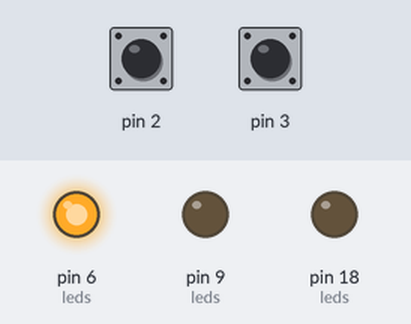
This sketch was run on a simulated Arduino Uno, built with avr-gcc and run on an emulated ATmega328P. Shown: output pins drawn as LEDs (lit = HIGH). The test bench sets the inputs (shaded band); at power-on: pin 2 HIGH, pin 3 HIGH.

Above: at 1.2 s.
1.3 s: pin 2 pulled LOW for 0.15 s
At 2.6 s:
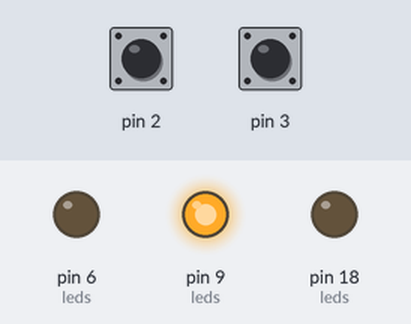
2.9 s: pin 2 pulled LOW for 1 s
At 5.1 s:
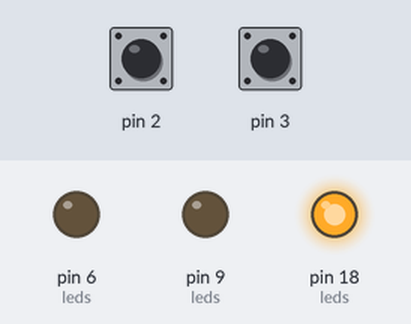
5.4 s: pin 2 pulled LOW for 3.2 s
At 9.0 s:
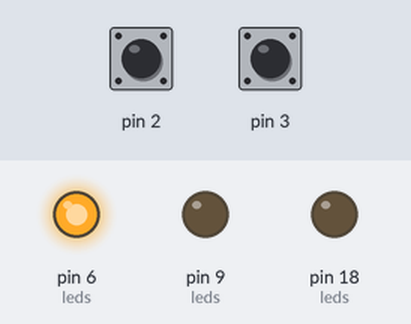
10.1 s: pin 3 pulled LOW for 0.15 s
At 10.9 s:
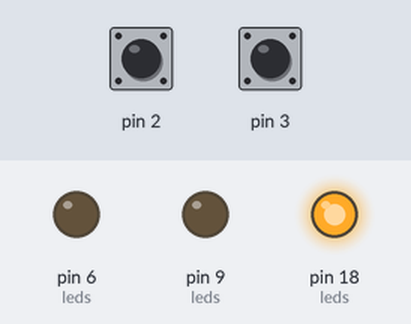
Timing chart, 0 to 12.7 s (numbered marks = the images above; inputs shaded):
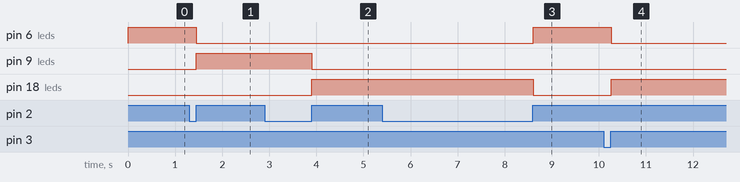

Measured:
- after the input at 1.3 s, pin 6 (leds): HIGH → LOW after 0.15 s; pin 9 (leds): LOW → HIGH after 0.15 s
- after the input at 2.9 s, pin 9 (leds): HIGH → LOW after 1.0 s; pin 18 (leds): LOW → HIGH after 1.0 s
- after the input at 5.4 s, pin 6 (leds): LOW → HIGH after 3.2 s; pin 18 (leds): HIGH → LOW after 3.2 s
- after the input at 10.1 s, pin 6 (leds): HIGH → LOW after 0.16 s; pin 18 (leds): LOW → HIGH after 0.16 s

The sketch:

sm_03.ino
```cpp
//https://www.tinkercad.com/things/aKkdZLz9ytl-sm-03

/*
não consegui implementar o clique longo do botão,
então deixei o código realizando apenas as trocas de led,
como explicado na questão 4
*/


char b1, b2; 	//botões

char ls1 = 1;	//last state botão 1
char ls2 = 1;	//last state botão 2
char led = 0;	//variável que seleciona led

//apaga todos os leds
void leds_off()
{
  	PORTD &= ~(1<<PD6);
  	PORTB &= ~(1<<PB1);
  	PORTC &= ~(1<<PC4);
}

//acende led selecionado
void turn_on(char led)
{
  	switch(led)
    {
      	case 0: PORTD |= (1<<PD6); break;
        case 1: PORTB |= (1<<PB1); break;
        case 2: PORTC |= (1<<PC4); break;
    }
}

void setup()
{
  	//configura todos os pinos como entrada
  	DDRB = 0;
  	DDRC = 0;
  	DDRD = 0;

  	//ativa pull up nos pinos 2 e 3
    PORTD |= (1<<PD2) | (1<<PD3);

  	//configura pinos dos led como saída
    DDRD |= (1<<PD6);
    DDRB |= (1<<PB1);
    DDRC |= (1<<PC4);
}

void loop()
{
  	//lê sinais dos botões
  	b1 = PIND & (1<<PD2);
  	b2 = PIND & (1<<PD3);

  	//se houve mudança de estado no botão 1
    if(b1 != ls1)
    {
        if(b1 != LOW)
        {
          	//incrementa led circularmente
            led = (led + 1)%3;

          	//apaga todos os leds
            leds_off();

          	//acende apenas led selecionado
            turn_on(led);
        }

      	//atualiza último estado do botão 1
      	ls1 = b1;
    }

  	//se houve mudança de estado no botão 2
    if(b2 != ls2)
    {
        if(b2 != LOW)
        {
          	//"decrementa" led circularmente
            if(led == 0) 		led = 2;
            else if(led == 1) 	led = 0;
            else 				led = 1;

            //apaga todos os leds
            leds_off();

          	//acende apenas led selecionado
          	turn_on(led);
        }

      	//atualiza último estado do botão 1
        ls2 = b2;
    }

  	delay(10);
}
```

sm_06.ino
```cpp
//https://www.tinkercad.com/things/7PCCQ8S47ce-sm-06

#define F_CPU = 16000000UL

#include <avr/io.h>
#include <avr/interrupt.h>

// troca o estado lógico do bit x da variável Y
#define cpl_bit(y, bit) (y ^= (1 << bit))

#define LED0 PB5
#define LED1 PB4
#define LED2 PB3

// controla subida e descida dos valores de OCR2A
#define UP 0
#define DOWN 1
volatile bool direc = UP;

ISR(TIMER0_COMPA_vect)
{
    // altera estado do led
    cpl_bit(PORTB, LED0);

    // incrementa e decrementa OCR2A gradativamente
    if (direc == UP)
    {
        OCR2A++;
        if (OCR2A == 253) direc = 1;
    }
    else
    {
        OCR2A--;
        if (OCR2A == 0) direc = 0;
    }
}

ISR(TIMER1_COMPA_vect)
{
    cpl_bit(PORTB, LED1);
}

int main()
{
    // somente pino do LED como saída
    DDRB = 0b00111000;
    // apaga LED e habilita pull-ups nos pinos não utilizados
    PORTB = 0b11000111;

    // Timer 0
    // muda o estado de OC0A na igualdade de comparacao
    TCCR0A = (1 << COM0A0);
    // TC0 com prescaler de 1024
    TCCR0B = (1 << CS02) | (1 << CS00);
    // mais prox de 10ms
    OCR0A = 155;
    // habilita a interrupção do TC0 na igualdade de comparcao com OCR0A
    TIMSK0 = (1 << OCIE0A);

    // Timer 1
    // muda o estado de OC1A na igualdade de comparacao
    TCCR1A = (1 << COM1A0);
    // TC1 com prescaler de 1024
    TCCR1B = (1 << CS11) | (1 << CS10);
    // mais prox de 998ms
    OCR1A = 15593;
    // habilita a interrupção do TC1 na igualdade de comparacao com OCR1A
    TIMSK1 = (1 << OCIE1A);

    // Timer 2
    // modo PWM rapido
    TCCR2A |= (1 << WGM21) | (1 << WGM20);
    // TC2 com prescaler de 1024
    TCCR2B = (1 << CS22) | (1 << CS21) | (1 << CS20);
    // OCR2A varia na interrupcao do timer 1
    OCR2A = 0;
    // ativa saida PWM
    TCCR2A |= (1 << COM2A1);

    sei();

    while (1) delay(10);
}
```
